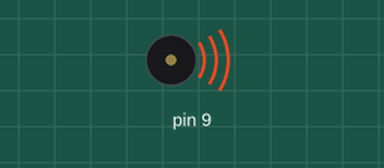
This sketch was run on a simulated Arduino Uno, built with avr-gcc and run on an emulated ATmega328P. Shown: buzzer (waves = sounding).

Above: at 0.1 s.
Timing chart, 0 to 1.6 s (numbered marks = the images above):
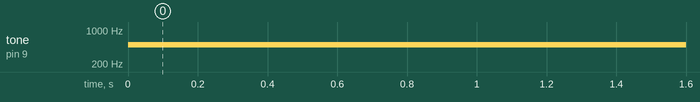

The sketch:

buzzer_09.ino
```cpp
void setup() {
  // put your setup code here, to run once:
  pinMode(9,OUTPUT);
}

void loop() {
  // put your main code here, to run repeatedly:
  tone(9,500);
  delay(500);
  tone(9,1000);
}
```

Measured:
- by itself, tone on pin 9: silent → 500 Hz at 0.00 s
